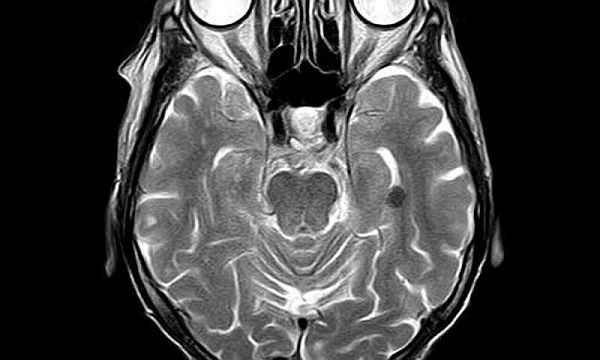
#> input picture images/brain.jpg, 600 x 360 px
$ python filter.py
#> lines starting #> are read from the running program, lines starting #| are printed output that depends on the picture
#> further down, img is the input picture: shape (360, 600, 3); min 0, max 255, mean 65.1
import cv2
import numpy as np

# [57 lines left out: functions median_filter, mean_filter, not called in this run]

def gaussian_filter(gray, kernel=3, copy_border=False):
    '''
    Filter image with Gaussian
    gray - input image must be gray scale
    kernel - the kernel size (default: 3)
    copy_border - copy border image to expand image before filter (default: False)
    '''
#> called with kernel = 3, copy_border = False
    # Create the Gauss kernel
    size = kernel//3
    x, y = np.mgrid[-size:size+1, -size:size+1]
    ker_mat = np.exp(-(x**2/size + y**2/size))
    ker_mat /= ker_mat.sum()

    # Expand the raw image
    h, w = gray.shape   # Get image shape
#> h = 360; w = 600
    gray_cp = np.zeros([h+kernel-1, w+kernel-1], dtype=np.uint8)    # Init the zeros matrix with expand size
    gray_cp[kernel//2:kernel//2+h, kernel//2:kernel//2+w] = gray    # Assign the raw image to new expand image
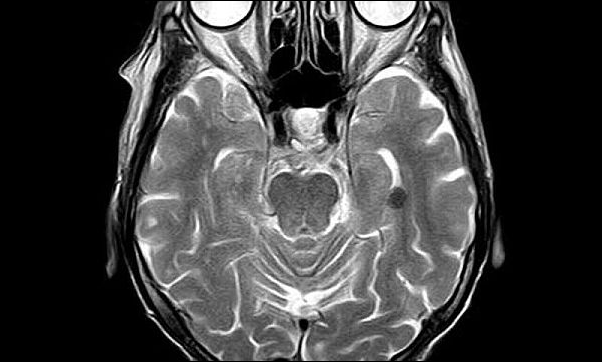
#> gray_cp: shape (362, 602); min 0, max 255, mean 64.5

    if(copy_border):
        gray_cp[0:kernel//2, kernel//2:kernel//2+w] = gray[:kernel//2,:]    # Copy to top
        gray_cp[kernel//2+h:, kernel//2:kernel//2+w] = gray[h-kernel//2,:]  # Copy to bottom
        gray_cp[kernel//2:kernel//2+h, 0:kernel//2] = gray[:,:kernel//2]    # Copy to left
        gray_cp[kernel//2:kernel//2+h, kernel//2+w:] = gray[:,w-kernel//2:] # Copy to right

    gauss_img = np.zeros([h, w], dtype=np.uint8) # Init the output image

    # Browse all elements
    for i in range(h):
        for j in range (w):
            local = gray_cp[i:i+kernel, j:j+kernel] # Init the local matrix with same size with kernel matrix
            gauss_img[i,j] = np.sum(local*ker_mat)   # Sum of the scalar product
    return gauss_img

if __name__ == "__main__":
    # Read image
    img = cv2.imread("images/brain.jpg")

    # Convert image to gray
    gray = cv2.cvtColor(img, cv2.COLOR_BGR2GRAY)

    # # Median filter
    # median_img = median_filter(gray, kernel=5)

    # # Mean filter
    # mean_img = mean_filter(gray, copy_border=True)

    # Gaussian filter
    gauss_img = gaussian_filter(gray)

    # Show
    cv2.imshow("Original", gray)
    # cv2.imshow("Median Image", median_img)
    # cv2.imshow("Mean Image", mean_img)
    cv2.imshow("Gauss Image", gauss_img)
    cv2.waitKey(0)

$ run again, with images/heart.jpg copied over images/brain.jpg
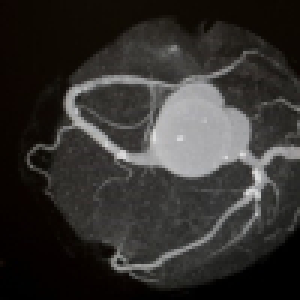
#> input picture images/heart.jpg, 100 x 100 px (shown 3 times larger)
#> img is the input picture: shape (100, 100, 3); mean B, G, R 47.1, 49.7, 51.9
#> in gaussian_filter, `gray_cp[kernel//2:kernel//2+h, kernel//2:kernel//2+w] = gray`:
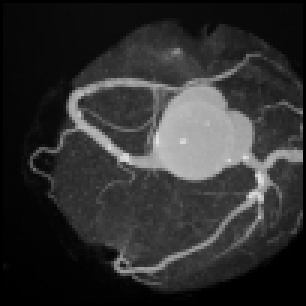
#> gray_cp: shape (102, 102) (shown 3 times larger); min 0, max 223, mean 48.1
#> after the loop in gaussian_filter, `for i in range(h):`:
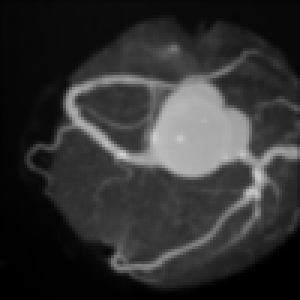
#> gauss_img: shape (100, 100) (shown 3 times larger); min 0, max 209, mean 49.5
